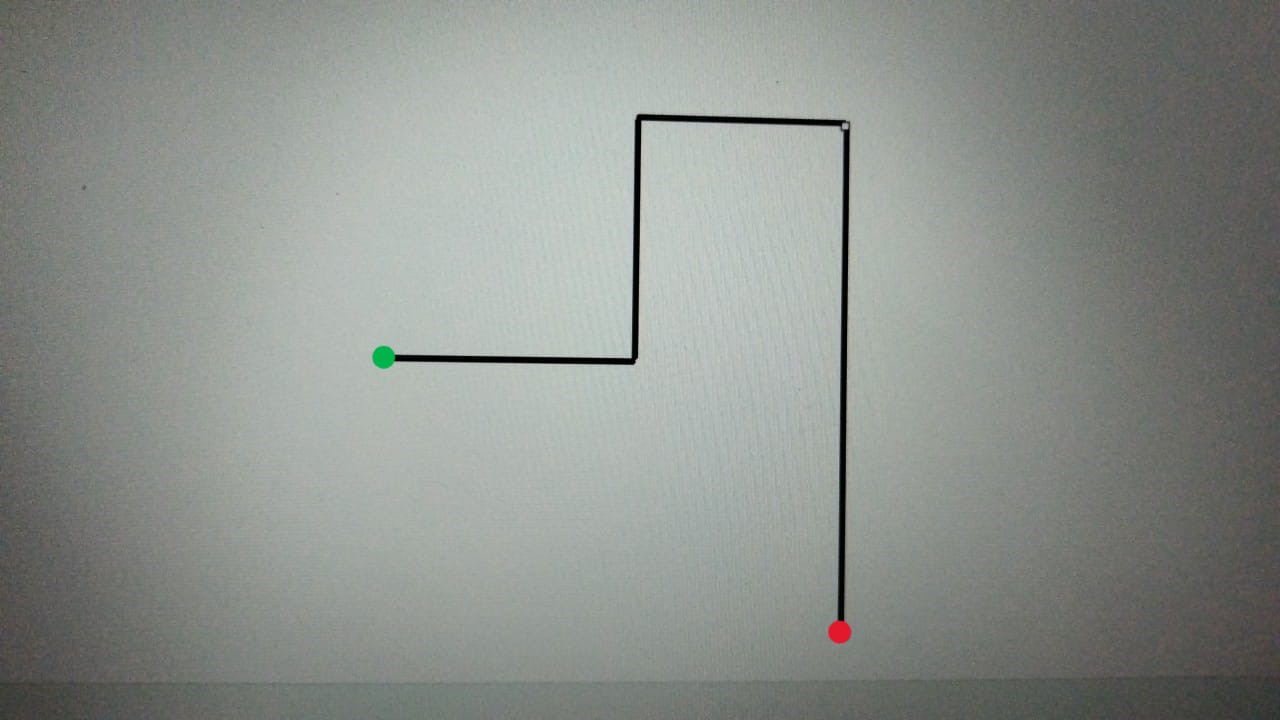
#> input picture shape.jpeg, 1280 x 720 px
$ jupyter execute grid.ipynb
#> lines starting #> are read from the running program, lines starting #| are printed output that depends on the picture; after the words box and inside, x2 and y2 are one past the last pixel; in counts of white or black regions, pixels touching at a corner belong together
## Grid.ipynb, Ankit Upadhyay

[cell 1]
import numpy as np
import cv2
import random

[cell 2]
img_path="shape.jpeg"

[cell 3]
image =cv2.imread(img_path)
#> image is the input picture: shape (720, 1280, 3); mean B, G, R 140.7, 145.2, 140.7

[cell 4]
image = cv2.GaussianBlur(image, (5, 5), 0)

[cell 5]
gray_image = cv2.cvtColor(image, cv2.COLOR_BGR2GRAY)

[cell 6]
edges = cv2.Canny(gray_image, 50, 150, apertureSize=3)
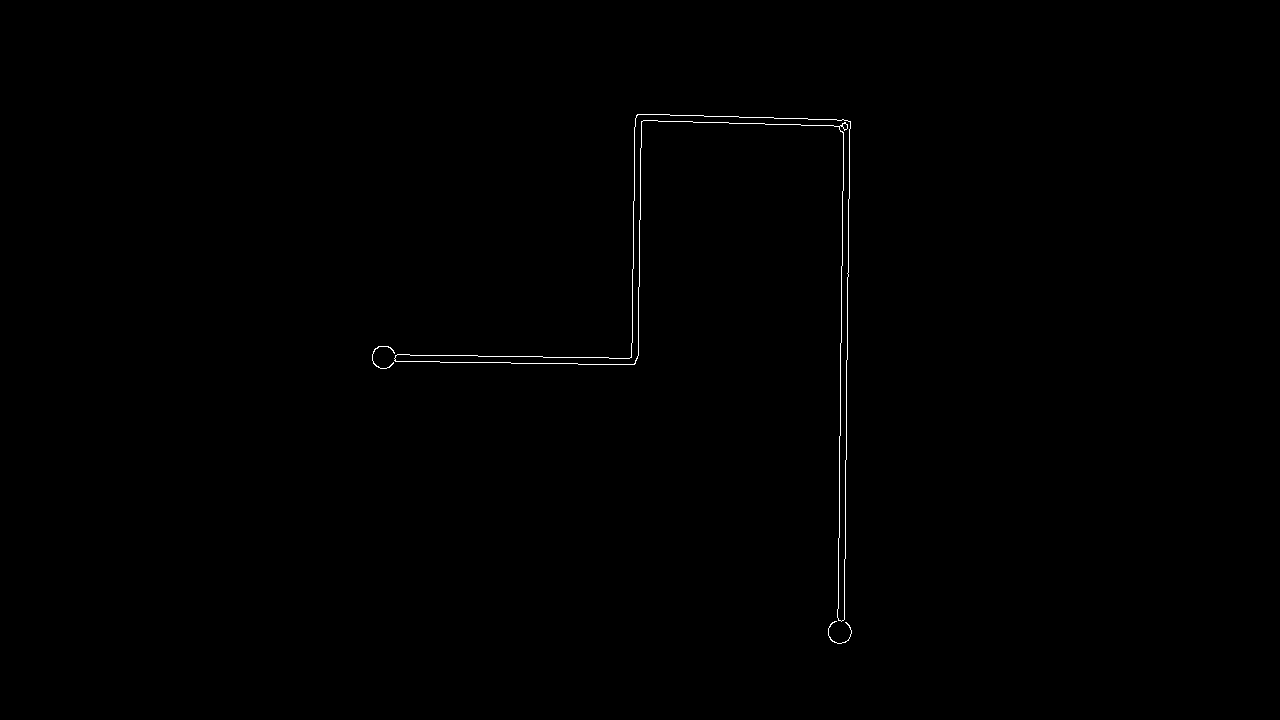
#> edges: shape (720, 1280); 0.28% white in thin lines or dots, all inside (x1, y1, x2, y2) = (372, 114, 852, 644)

[cell 7]
_, mask = cv2.threshold(gray_image, 50, 255, cv2.THRESH_BINARY_INV)
#> mask: shape (720, 1280); 0.61% white; 5 white regions (3 under 20 px), largest, box (x1, y1, x2, y2) and area: (395, 115, 844, 364) 3288, (838, 130, 849, 621) 2367


kernel = np.ones((5, 5), np.uint8)
morphed_edges = cv2.morphologyEx(edges, cv2.MORPH_CLOSE, kernel)

[cell 8]
lines = cv2.HoughLinesP(morphed_edges, 1, np.pi / 180, 50, minLineLength=20, maxLineGap=30)
#> lines = 17 rows, first 6: [840, 386, 844, 120], [372, 354, 637, 358], [631, 364, 635, 118], [847, 301, 850, 121], [839, 537, 839, 436], [373, 361, 471, 362]

[cell 9]
len(lines)
#> Out = 17

[cell 10]
def classify_lines(filtered_lines):
    vertical_lines = []
    horizontal_lines = []

    for line in filtered_lines:
        x1, y1, x2, y2 = line[0]


        if abs(x2 - x1) < 10:
            vertical_lines.append(line)

        elif abs(y2 - y1) < 10:
            horizontal_lines.append(line)

    return vertical_lines, horizontal_lines

[cell 11]
def filter_close_lines(lines, orientation='vertical', threshold=10):

    if orientation == 'vertical':

        lines.sort(key=lambda line: line[0][0])
    elif orientation == 'horizontal':

        lines.sort(key=lambda line: line[0][1])

    filtered_lines = []

    i = 0
    while i < len(lines):
        largest_line = lines[i]
        x1, y1, x2, y2 = largest_line[0]


        j = i + 1
        while j < len(lines):
            x1_next, y1_next, x2_next, y2_next = lines[j][0]

            if orientation == 'vertical':

                if abs(x1_next - x1) < threshold:

                    if abs(y2 - y1) < abs(y2_next - y1_next):
                        largest_line = lines[j]
                else:
                    break
            elif orientation == 'horizontal':

                if abs(y1_next - y1) < threshold:

                    if abs(x2 - x1) < abs(x2_next - x1_next):
                        largest_line = lines[j]
                else:
                    break

            j += 1


        filtered_lines.append(largest_line)
        i = j

    return filtered_lines

[cell 12]
vertical_lines, horizontal_lines = classify_lines(lines)
#> the loop in classify_lines, `for line in filtered_lines:` made 17 passes
#> (x1, y1, x2, y2) on passes 1 to 12: (840, 386, 844, 120), (372, 354, 637, 358), (631, 364, 635, 118), (847, 301, 850, 121), (839, 537, 839, 436), (373, 361, 471, 362), (639, 252, 641, 114), (843, 642, 846, 424), (643, 120, 802, 125), (656, 114, 847, 120), (472, 362, 628, 364), (846, 373, 847, 317)
#> after the loop in classify_lines, `for line in filtered_lines:`: horizontal_lines = [[[372, 354, 637, 358]], [[373, 361, 471, 362]], [[643, 120, 802, 125]], [[656, 114, 847, 120]], [[472, 362, 628, 364]]]; vertical_lines = 12 items, first 6: [[840, 386, 844, 120]], [[631, 364, 635, 118]], [[847, 301, 850, 121]], [[839, 537, 839, 436]], [[639, 252, 641, 114]], [[843, 642, 846, 424]]

[cell 13]
vertical_lines
blank_image = np.ones_like(image) * 255
for line in vertical_lines:
    x1, y1, x2, y2 = line[0]
    cv2.line(blank_image, (x1, y1), (x2, y2), (0, 0, 255), 2)
#> this loop made 12 passes
#> (x1, y1, x2, y2) on passes 1 to 12: (840, 386, 844, 120), (631, 364, 635, 118), (847, 301, 850, 121), (839, 537, 839, 436), (639, 252, 641, 114), (843, 642, 846, 424), (846, 373, 847, 317), (637, 357, 639, 253), (838, 643, 838, 538), (846, 374, 846, 423), (842, 214, 842, 191), (840, 393, 840, 421)
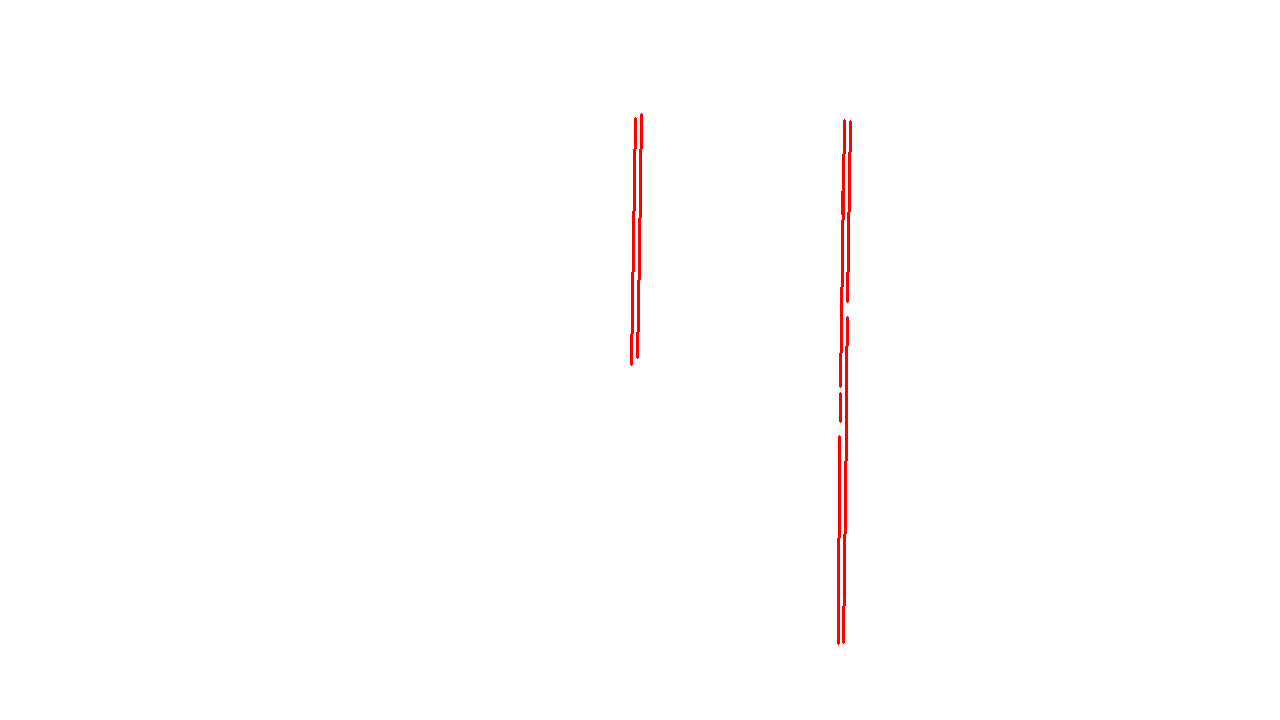
#> blank_image: shape (720, 1280, 3); mean of channels 0, 1, 2 253.7, 253.7, 255; drawn as B, G, R
cv2.imshow('Filtered Lines', blank_image)
cv2.waitKey(0)
cv2.destroyAllWindows()

[cell 14]
blank_image = np.ones_like(image) * 255
for line in horizontal_lines:
    x1, y1, x2, y2 = line[0]
    cv2.line(blank_image, (x1, y1), (x2, y2), (0, 0, 255), 2)
#> this loop made 5 passes
cv2.imshow('Filtered Lines', blank_image)
cv2.waitKey(0)
cv2.destroyAllWindows()

[cell 15]
filtered_vertical_lines = filter_close_lines(vertical_lines, orientation='vertical', threshold=20)
#> the loop in filter_close_lines, `while i < len(lines):` made 2 passes
#> (x1, y1, x2, y2, i) on passes 1 to 2: (631, 364, 635, 118, 3), (838, 643, 838, 538, 12)
#> after the loop in filter_close_lines, `while i < len(lines):`: filtered_lines = [[[631, 364, 635, 118]], [[847, 301, 850, 121]]]
#> filtered_vertical_lines = [[[631, 364, 635, 118]], [[847, 301, 850, 121]]]
filtered_horizontal_lines = filter_close_lines(horizontal_lines, orientation='horizontal', threshold=20)
#> the loop in filter_close_lines (call 2), `while i < len(lines):` made 2 passes
#> (x1, y1, x2, y2, i) on passes 1 to 2: (656, 114, 847, 120, 2), (372, 354, 637, 358, 5)
#> filtered_horizontal_lines = [[[656, 114, 847, 120]], [[372, 354, 637, 358]]]

[cell 16]
final_lines = filtered_vertical_lines + filtered_horizontal_lines
#> final_lines = [[[631, 364, 635, 118]], [[847, 301, 850, 121]], [[656, 114, 847, 120]], [[372, 354, 637, 358]]]

blank_image = np.ones_like(image) * 255
for line in final_lines:
    x1, y1, x2, y2 = line[0]
    cv2.line(blank_image, (x1, y1), (x2, y2), (0, 0, 255), 2)
#> this loop made 4 passes

cv2.imshow('Filtered Lines', blank_image)
cv2.waitKey(0)
cv2.destroyAllWindows()

[cell 17]
final_lines
#> Out has the same summary as final_lines

[cell 18]
copy_line=final_lines
#> copy_line has the same summary as final_lines

[cell 19]
hsv_image = cv2.imread(img_path)


hsv_image = cv2.cvtColor(hsv_image, cv2.COLOR_BGR2HSV)
#> hsv_image: shape (720, 1280, 3); mean H, S, V 57.6, 11.8, 145.5


lower_red1 = np.array([0, 100, 100])
upper_red1 = np.array([10, 255, 255])
lower_red2 = np.array([160, 100, 100])
upper_red2 = np.array([179, 255, 255])

lower_green = np.array([40, 50, 50])
upper_green = np.array([90, 255, 255])


mask_red1 = cv2.inRange(hsv_image, lower_red1, upper_red1)
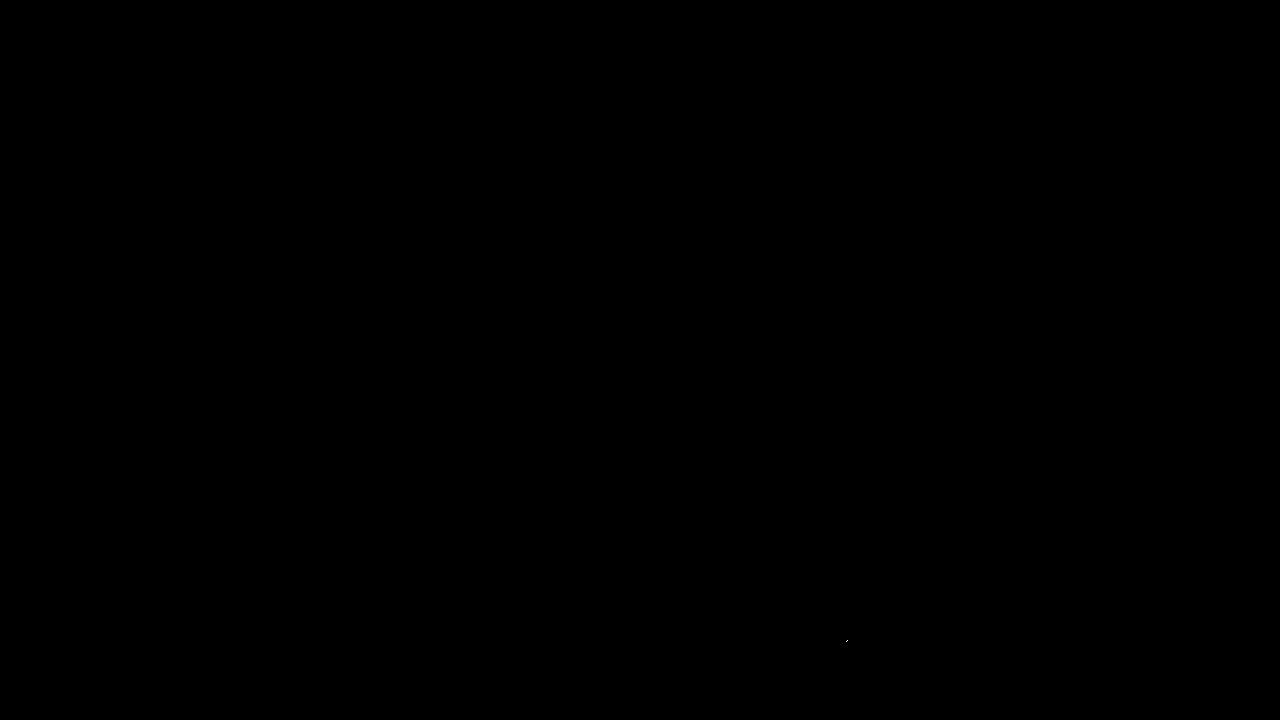
#> mask_red1: shape (720, 1280); 0% white in thin lines or dots, all inside (x1, y1, x2, y2) = (846, 640, 848, 642)
mask_red2 = cv2.inRange(hsv_image, lower_red2, upper_red2)
#> mask_red2: shape (720, 1280); 0.05% white; 1 white region, box (x1, y1, x2, y2) and area: (828, 620, 852, 644) 439
mask_red = mask_red1 + mask_red2
#> mask_red: shape (720, 1280); 0.05% white; 1 white region, box (x1, y1, x2, y2) and area: (828, 620, 852, 644) 441

mask_green = cv2.inRange(hsv_image, lower_green, upper_green)
#> mask_green: shape (720, 1280); 0.05% white; 1 white region


contours_red, _ = cv2.findContours(mask_red, cv2.RETR_EXTERNAL, cv2.CHAIN_APPROX_SIMPLE)
#> contours_red = 1 contour; box (x1, y1, x2, y2) and area: (828, 620, 852, 644) 408
contours_green, _ = cv2.findContours(mask_green, cv2.RETR_EXTERNAL, cv2.CHAIN_APPROX_SIMPLE)
#> contours_green = 1 contour; box (x1, y1, x2, y2) and area: (371, 345, 396, 370) 456

[cell 20]
blank_image = np.ones_like(hsv_image) * 255
for contour in contours_red:
    M = cv2.moments(contour)
    if M['m00'] > 0:
        cx_red = int(M['m10'] / M['m00'])
        cy_red = int(M['m01'] / M['m00'])

        cv2.circle(blank_image, (cx_red, cy_red), 5, (0, 0, 255), -1)
#> this loop made 1 pass
#> (cx_red, cy_red) on pass 1: (839, 631)

for contour in contours_green:
    M = cv2.moments(contour)
    if M['m00'] > 0:
        cx_green = int(M['m10'] / M['m00'])
        cy_green = int(M['m01'] / M['m00'])

        cv2.circle(blank_image, (cx_green, cy_green), 5, (0, 255, 0), -1)
#> this loop made 1 pass
#> (cx_green, cy_green) on pass 1: (383, 356)
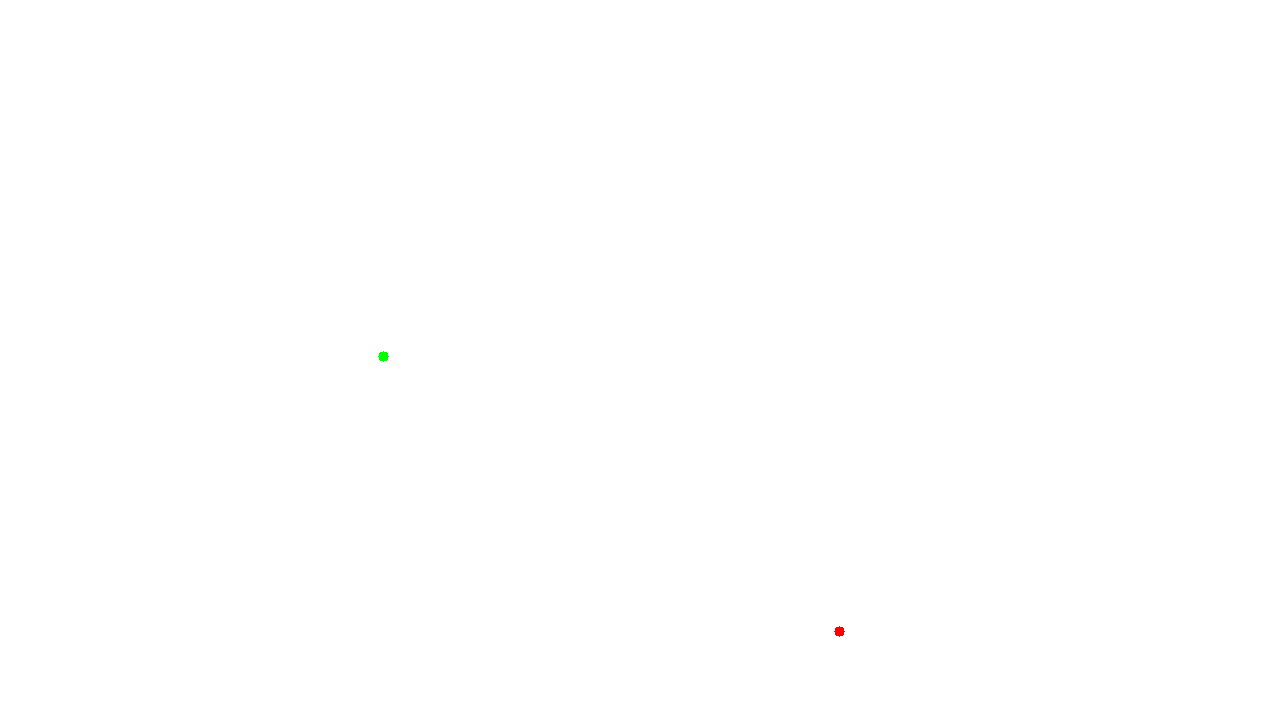
#> blank_image: shape (720, 1280, 3); mean of channels 0, 1, 2 255, 255, 255; drawn as B, G, R


cv2.imshow('Detected Dots', blank_image)
cv2.waitKey(0)
cv2.destroyAllWindows()

[cell 21]
import numpy as np
import cv2

def distance(point1, point2):

    return np.sqrt((point1[0] - point2[0])**2 + (point1[1] - point2[1])**2)

def find_closest_line(origin, lines):

    min_dist = float('inf')
    closest_line = None
    new_origin = None
    for line in lines:
        x1, y1, x2, y2 = line[0]
        start = (x1, y1)
        end = (x2, y2)

        dist_start = distance(origin, start)
        dist_end = distance(origin, end)


        if dist_start < dist_end:
            dist = dist_start
            point_to_set_as_origin = end
            line_to_add = line
            line_to_remove=line

        else:
            dist = dist_end
            point_to_set_as_origin = start
            line_to_add = np.array([[x2, y2, x1, y1]])
            line_to_remove=line


        if dist < min_dist:
            min_dist = dist
            closest_line = line_to_add
            new_origin = point_to_set_as_origin
            remove_line=line_to_remove

    return closest_line, new_origin,remove_line

[cell 22]
def connect_lines_from_origin(origin, lines):

    ordered_lines = []
    remaining_lines = lines.copy()


    while remaining_lines:

        closest_line, new_origin,line_to_remove = find_closest_line(origin, remaining_lines)

        ordered_lines.append(closest_line)

        remaining_lines = [line for line in remaining_lines if not np.array_equal(line, line_to_remove)]


        origin = new_origin

    return ordered_lines

[cell 23]
red_point = [cx_red, cy_red]
#> red_point = [839, 631]

ordered_lines = connect_lines_from_origin(red_point, copy_line)
#> in connect_lines_from_origin, `remaining_lines = lines.copy()`: remaining_lines has the same summary as final_lines outside connect_lines_from_origin
#> the loop in connect_lines_from_origin, `while remaining_lines: ` made 4 passes
#> (closest_line, line_to_remove, remaining_lines) on passes 2 to 3: ([[847, 120, 656, 114]], [[656, 114, 847, 120]], [[[631, 364, 635, 118]], [[372, 354, 637, 358]]]), ([[635, 118, 631, 364]], [[631, 364, 635, 118]], [[[372, 354, 637, 358]]])
#> after the loop in connect_lines_from_origin, `while remaining_lines:`: ordered_lines = [[[847, 301, 850, 121]], [[847, 120, 656, 114]], [[635, 118, 631, 364]], [[637, 358, 372, 354]]]; remaining_lines = []

[cell 24]
blank_image = np.ones_like(image) * 255
for line in ordered_lines:
    x1, y1, x2, y2 = line[0]
    cv2.line(blank_image, (x1, y1), (x2, y2), (0, 0, 255), 2)
#> this loop made 4 passes

cv2.imshow('Ordered Lines', blank_image)
cv2.waitKey(0)
cv2.destroyAllWindows()

for idx, line in enumerate(ordered_lines):
    x1, y1, x2, y2 = line[0]
    print(f"Line {idx+1}: ({x1}, {y1}) -> ({x2}, {y2})")

[cell 25]
def get_directions(ordered_lines):

    directions = []


    for i in range(len(ordered_lines)):

        x1, y1, x2, y2 = ordered_lines[i][0]

        start_point = (x1, y1)
        next_point = (x2, y2)


        dx = next_point[0] - start_point[0]
        dy = next_point[1] - start_point[1]


        if abs(dx) > abs(dy):
            if dx > 0:
                directions.append('R')
            else:
                directions.append('L')
        else:
            if dy > 0:
                directions.append('D')
            else:
                directions.append('U')

    return directions


directions = get_directions(ordered_lines)
#> the loop in get_directions, `for i in range(len(ordered_lines)): ` made 4 passes
#> (x1, y1, x2, y2, dx, dy) on passes 1 to 4: (847, 301, 850, 121, 3, -180), (847, 120, 656, 114, -191, -6), (635, 118, 631, 364, -4, 246), (637, 358, 372, 354, -265, -4)
#> after the loop in get_directions, `for i in range(len(ordered_lines)):`: directions = ['U', 'L', 'D', 'L']
#> directions = ['U', 'L', 'D', 'L']


print(directions)
#| ['U', 'L', 'D', 'L']
